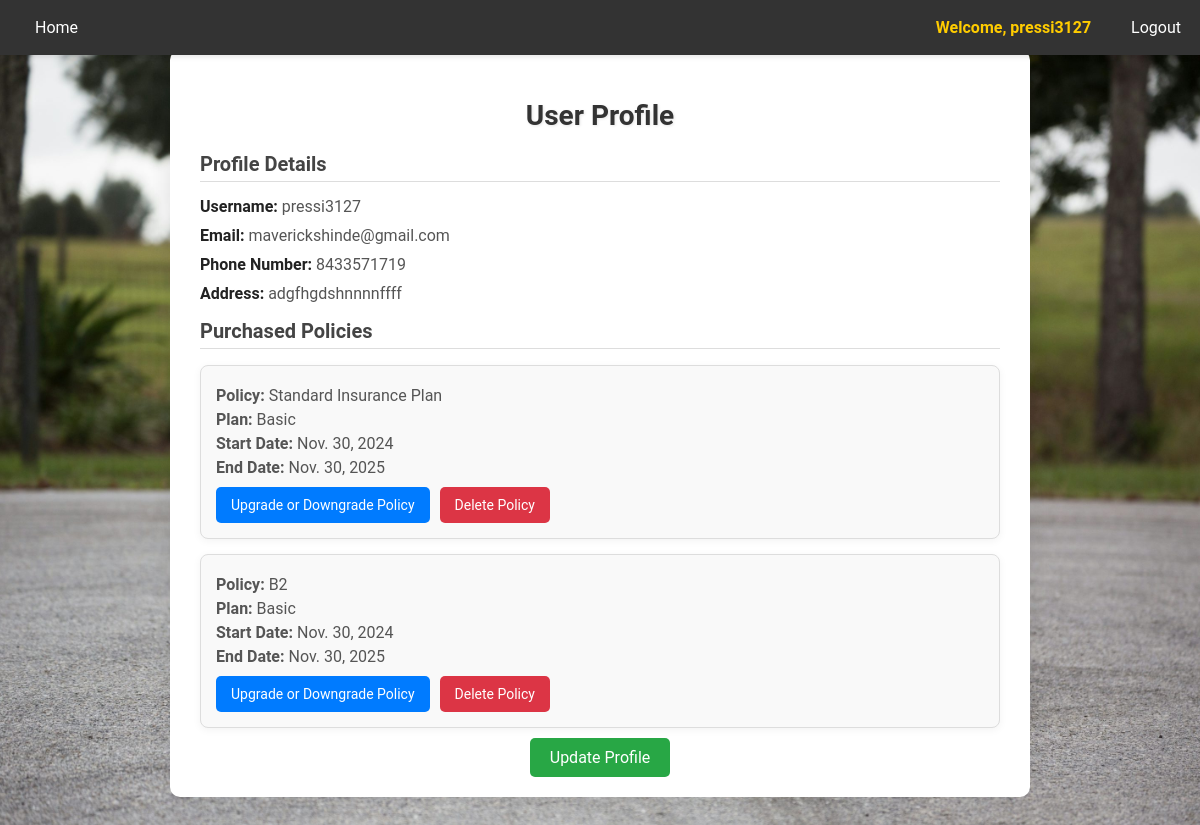
/profile/ (signed in), run on the app's committed database.
### insurance/models.py (models this page shows, shortened)
class Profile(models.Model):
    user = models.OneToOneField(User, on_delete=models.CASCADE, related_name='profile')
    phone_number = models.CharField(max_length=15, blank=True, null=True)
    address = models.TextField(blank=True, null=True)

class UserPolicy(models.Model):
    user = models.ForeignKey(User, on_delete=models.CASCADE)
    policy = models.ForeignKey(Policy, on_delete=models.CASCADE)
    plan = models.CharField(max_length=50, choices=[('Monthly', 'Monthly'), ('Annual', 'Annual')])
    start_date = models.DateField()
    end_date = models.DateField()
    created_at = models.DateTimeField(auto_now_add=True)
    updated_at = models.DateTimeField(auto_now=True)
    class Meta:
        unique_together = ('user', 'policy','plan')

class Policy(models.Model):
    name = models.CharField(max_length=255)
    description = models.TextField()
    price = models.DecimalField(max_digits=10, decimal_places=2)
    image = models.ImageField(upload_to='policy_images/', null=True, blank=True)
    additional_details = models.TextField(null=True, blank=True)
    default = models.BooleanField(default=False)  # This is the field we're referring to
    created_at = models.DateTimeField(auto_now_add=True)  # Optional, if you need to track creation time

### insurance/views.py (the view)
# urls.py: path('profile/', views.user_profile, name='profile'),
@login_required
def user_profile(request):
    profile, created = Profile.objects.get_or_create(user=request.user)
    purchased_policies = UserPolicy.objects.filter(user=request.user)
    return render(request, 'insurance/profile.html', {
        'profile': profile,
        'purchased_policies': purchased_policies
    })

### insurance/templates/insurance/profile.html (shortened to what this page needs)
{% load static %}
<!DOCTYPE html>
<html lang="en">
<head>
    <link rel="stylesheet" href="{% static 'insurance/profile.css' %}">
</head>
<body style="background-image: url('{% static 'images/bike.jpeg'%}'); background-size: cover; background-position: center;">
    <nav>
        <a href="{% url 'home' %}">Home</a>
        <div class="nav-right">
            {% if user.is_authenticated %}
                <a href="{% url 'profile' %}" class="welcome-message">Welcome, {{ user.username }}</a>
                <a href="{% url 'logout' %}">Logout</a>
            {% else %}
                <a href="{% url 'login' %}">Login</a>
                <a href="{% url 'signup' %}">Register</a>
            {% endif %}
        </div>
    </nav>
    <div class="profile-container">
        <h1>User Profile</h1>
        <section class="user-details">
            <h2>Profile Details</h2>
            <p><strong>Username:</strong> {{ profile.user.username }}</p>
            <p><strong>Email:</strong> {{ profile.user.email }}</p>
            <p><strong>Phone Number:</strong> {{ profile.phone_number }}</p>
            <p><strong>Address:</strong> {{ profile.address }}</p>
        </section>
        <section class="purchased-policies">
            <h2>Purchased Policies</h2>
            {% if purchased_policies %}
                <ul>
                    {% for user_policy in purchased_policies %}
                        <li>
                            <p><strong>Policy:</strong> {{ user_policy.policy.name }}</p>
                            <p><strong>Plan:</strong> {{ user_policy.plan }}</p>
                            <p><strong>Start Date:</strong> {{ user_policy.start_date }}</p>
                            <p><strong>End Date:</strong> {{ user_policy.end_date }}</p>
                            <div class="policy-actions">
                                <a href="{% url 'upgrade_policy' user_policy.policy.name %}" class="action-button upgrade-button">
                                    Upgrade or Downgrade Policy
                                </a>
                                <a href="{% url 'delete_policy' user_policy.policy.name %}" class="action-button delete-button">
                                    Delete Policy
                                </a>
                            </div>
                        </li>
                    {% endfor %}
                </ul>
            {% else %}
                <p>No policies purchased yet.</p>
            {% endif %}
        </section>
        <div class="update-profile-container">
            <a href="{% url 'update_profile' %}" class="update-profile-button">Update Profile</a>
        </div>
    </div>
</body>
</html>

### insurance/static/insurance/profile.css (style rules this page uses)
body { margin: 0; padding: 0; font-family: 'Roboto', Arial, sans-serif; background-color: #f4f4f4; }
nav { background-color: #333; display: flex; justify-content: space-between; align-items: center; padding: 10px 20px; position: fixed; width: 98%; top: 0; z-index: 1000; box-shadow: 0 2px 5px rgba(0, 0, 0, 0.1); }
nav a { color: white; text-decoration: none; padding: 8px 15px; font-size: 16px; }
.nav-right { display: flex; align-items: center; }
.welcome-message { margin-right: 10px; color: #ffcc00; font-weight: bold; }
.profile-container { max-width: 800px; margin: 50px auto; background-color: #fff; border-radius: 10px; box-shadow: 0 4px 20px rgba(0, 0, 0, 0.1); overflow: hidden; padding: 30px; }
.profile-container h1 { text-align: center; font-size: 28px; color: #333; margin-bottom: 20px; text-shadow: 1px 1px 3px rgba(0, 0, 0, 0.1); }
.profile-container h2 { font-size: 20px; color: #444; margin-bottom: 15px; border-bottom: 1px solid #ddd; padding-bottom: 5px; }
.user-details p { font-size: 16px; margin: 10px 0; color: #555; }
.user-details p strong { color: #222; }
.purchased-policies ul { list-style: none; padding: 0; }
.purchased-policies li { background: #f9f9f9; border: 1px solid #ddd; border-radius: 8px; padding: 15px; margin-bottom: 15px; box-shadow: 0 2px 8px rgba(0, 0, 0, 0.05); }
.purchased-policies p { margin: 5px 0; color: #555; }
.policy-actions { margin-top: 10px; display: flex; gap: 10px; }
.policy-actions .action-button { display: inline-block; padding: 10px 15px; font-size: 14px; text-align: center; text-decoration: none; border-radius: 5px; color: #fff; transition: background-color 0.3s ease, box-shadow 0.3s ease; }
.policy-actions .upgrade-button { background-color: #007bff; }
.policy-actions .delete-button { background-color: #dc3545; }
.update-profile-container { text-align: center; margin-top: 20px; }
.update-profile-container a { padding: 10px 20px; font-size: 16px; background-color: #28a745; color: #fff; text-decoration: none; border-radius: 5px; transition: background-color 0.3s ease, box-shadow 0.3s ease; }

### data on the page
Profile: user.username "pressi3127", user.email "maverickshinde@gmail.com", phone_number "8433571719", address "adgfhgdshnnnnffff"
UserPolicy: policy.name "Standard Insurance Plan", plan "Basic", start_date "Nov. 30, 2024", end_date "Nov. 30, 2025"
UserPolicy: policy.name "B2", plan "Basic", start_date "Nov. 30, 2024", end_date "Nov. 30, 2025"

### other printed values
{{ user.username }} "pressi3127"
